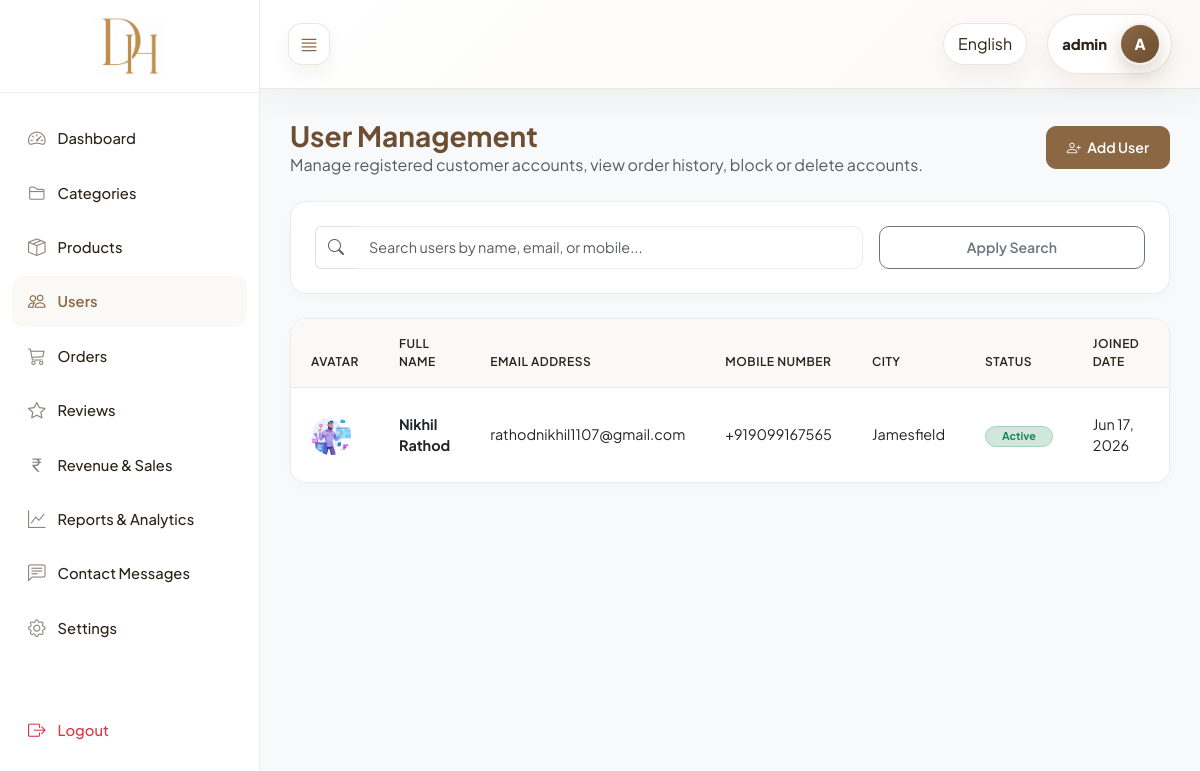
The app's page /custom-admin/users/ (signed in) with its own data.
### core/models.py (models this page shows, shortened)
class Registration(models.Model):
    fullname = models.CharField(max_length=150)
    email = models.EmailField(unique=True)
    mobile = models.CharField(max_length=15)
    password = models.CharField(max_length=128)
    address = models.TextField()
    city = models.CharField(max_length=100)
    state = models.CharField(max_length=100)
    pincode = models.CharField(max_length=10)
    profile_image = models.ImageField(upload_to="profile_images/", blank=True, null=True)
    is_blocked = models.BooleanField(default=False)
    created_at = models.DateTimeField(auto_now_add=True)
    class Meta:
        ordering = ["-created_at"]
        verbose_name = "Registration"
        verbose_name_plural = "Registrations"

### core/views_admin.py (the view)
# urls.py: path("custom-admin/users/", views_admin.admin_user_list, name="admin_user_list"),
@custom_admin_required
def admin_user_list(request):
    query = request.GET.get("q", "").strip()
    users_qs = Registration.objects.all().order_by("-created_at")
    if query:
        users_qs = users_qs.filter(Q(fullname__icontains=query) | Q(email__icontains=query) | Q(mobile__icontains=query))
    return render(request, "admin_panel/users/list.html", {"users": users_qs, "query": query})

### core/context_processors.py (called while the page is built)
def cart_count(request):
    registration_id = request.session.get("registration_id")
    if not registration_id:
        return {"cart_count": 0}
    quantities = Cart.objects.filter(user_id=registration_id).values_list(
        "quantity", flat=True
    )
    return {"cart_count": sum(quantities)}

def currency_context(request):
    currency = get_user_currency(request)
    return {
        "currency_code": currency["code"],
        "currency_symbol": currency["symbol"],
        "currency_rate": currency["rate"],
    }

### core/currency_utils.py (called while the page is built, shortened)
def get_currency_from_phone(mobile):
    if not mobile:
        return {"code": "INR", "symbol": "₹", "rate": 1.0}
    mobile = mobile.strip()
    if mobile.startswith("+91"):
        return {"code": "INR", "symbol": "₹", "rate": 1.0}
    elif mobile.startswith("+44"):
        return {"code": "GBP", "symbol": "£", "rate": 0.0094}
    elif mobile.startswith("+971"):
        return {"code": "AED", "symbol": "د.إ", "rate": 0.044}
    elif mobile.startswith("+61"):
        return {"code": "AUD", "symbol": "A$", "rate": 0.018}
    elif mobile.startswith("+64"):
        return {"code": "NZD", "symbol": "NZ$", "rate": 0.020}
    return {"code": "INR", "symbol": "₹", "rate": 1.0}

### core/views_admin.py (called while the page is built)
def custom_admin_required(view_func):
    @wraps(view_func)
    def wrapper(request, *args, **kwargs):
        if not request.session.get("is_admin_logged_in"):
            messages.error(request, _("Please login as admin to access this panel."))
            return redirect("core:admin_login")
        return view_func(request, *args, **kwargs)
    return wrapper

### templates/admin_panel/users/list.html (shortened to what this page needs)
{% extends "admin_panel/base.html" %}
{% load i18n %}
{% block active_users %}active{% endblock %}
{% block admin_content %}
<div class="d-flex flex-column flex-sm-row justify-content-between align-items-sm-center gap-3 mb-4">
    <div>
        <h1 class="h3 mb-0 fw-bold" style="color: var(--admin-primary-dark);">{% translate "User Management" %}</h1>
        <p class="text-muted mb-0">{% translate "Manage registered customer accounts, view order history, block or delete accounts." %}</p>
    </div>
    <div>
        <a href="{% url 'core:admin_user_add' %}" class="btn btn-admin btn-admin-primary">
            <i class="bi bi-person-plus me-1"></i> {% translate "Add User" %}
        </a>
    </div>
</div>
<div class="admin-card p-4 mb-4 bg-white">
    <form method="get" action="{% url 'core:admin_user_list' %}" class="row g-3">
        <div class="col-12 col-md-8">
            <div class="input-group">
                <span class="input-group-text bg-white border-end-0"><i class="bi bi-search text-muted"></i></span>
                <input type="text" class="form-control border-start-0 admin-form-control" name="q" value="{{ query }}" placeholder="{% translate 'Search users by name, email, or mobile...' %}">
            </div>
        </div>
        <div class="col-12 col-md-4 d-grid">
            <button type="submit" class="btn btn-outline-secondary btn-admin">{% translate "Apply Search" %}</button>
        </div>
    </form>
</div>
<div class="admin-table-container">
    <table class="table admin-table align-middle">
        <thead>
            <tr>
                <th style="width: 70px;">{% translate "Avatar" %}</th>
                <th>{% translate "Full Name" %}</th>
                <th>{% translate "Email Address" %}</th>
                <th>{% translate "Mobile Number" %}</th>
                <th>{% translate "City" %}</th>
                <th>{% translate "Status" %}</th>
                <th>{% translate "Joined Date" %}</th>
                <th style="width: 140px;" class="text-end">{% translate "Actions" %}</th>
            </tr>
        </thead>
        <tbody>
            {% for customer in users %}
            <tr>
                <td>
                    {% if customer.profile_image %}
                        <img src="{{ customer.profile_image.url }}" alt="{{ customer.fullname }}" class="rounded-circle" style="width: 40px; height: 40px; object-fit: cover;">
                    {% else %}
                        <div class="rounded-circle bg-light d-flex align-items-center justify-content-center text-muted fw-bold" style="width: 40px; height: 40px;">
                            {{ customer.fullname|slice:":1" }}
                        </div>
                    {% endif %}
                </td>
                <td><strong class="text-dark">{{ customer.fullname }}</strong></td>
                <td>{{ customer.email }}</td>
                <td>{{ customer.mobile }}</td>
                <td>{{ customer.city }}</td>
                <td>
                    {% if customer.is_blocked %}
                        <span class="badge bg-danger-subtle text-danger border border-danger-subtle rounded-pill px-3 py-1">{% translate "Blocked" %}</span>
                    {% else %}
                        <span class="badge bg-success-subtle text-success border border-success-subtle rounded-pill px-3 py-1">{% translate "Active" %}</span>
                    {% endif %}
                </td>
                <td>{{ customer.created_at|date:"M d, Y" }}</td>
                <td class="text-end">
                </td>
            </tr>
            {% empty %}
            <tr>
                <td colspan="8" class="text-center py-4 text-muted">{% translate "No customer accounts found matching your query." %}</td>
            </tr>
            {% endfor %}
        </tbody>
    </table>
</div>
{% endblock %}

### templates/admin_panel/base.html (style rules this page uses)
:root { --admin-primary: #8b6744; --admin-primary-dark: #6d4e31; --admin-primary-light: #fbf9f6; --admin-text-dark: #2c2318; --admin-text-muted: #8c857b; --admin-bg-light: #f8f9fa; --admin-border: #e9ecef; --admin-sidebar-width: 260px; --admin-sidebar-collapsed-width: 70px; --font-display: 'Plus Jakarta Sans', sans-serif; --font-body: 'Plus Jakarta Sans', sans-serif; }
body { font-family: var(--font-body); background-color: var(--admin-bg-light); color: var(--admin-text-dark); min-height: 100vh; overflow-x: hidden; }
.admin-card { background-color: #ffffff; border: 1px solid var(--admin-border); border-radius: 16px; box-shadow: 0 4px 12px rgba(44, 35, 24, 0.02); transition: all 0.25s ease; }
.admin-table-container { background: #ffffff; border: 1px solid var(--admin-border); border-radius: 16px; overflow: hidden; box-shadow: 0 4px 12px rgba(44, 35, 24, 0.02); }
.admin-table { margin-bottom: 0; font-size: 0.9rem; }
.admin-table th { background-color: #faf9f8; color: var(--admin-text-dark); font-weight: 600; text-transform: uppercase; font-size: 0.75rem; letter-spacing: 0.5px; padding: 16px 20px; border-bottom: 1px solid var(--admin-border); }
.admin-table td { padding: 16px 20px; vertical-align: middle; border-bottom: 1px solid var(--admin-border); }
.admin-table tr:last-child td { border-bottom: none; }
.admin-form-control { border-radius: 10px; border: 1.5px solid var(--admin-border); padding: 10px 14px; font-size: 0.9rem; transition: all 0.2s ease; }
.btn-admin { border-radius: 10px; padding: 10px 20px; font-weight: 600; font-size: 0.88rem; transition: background-color 0.2s ease, border-color 0.2s ease, color 0.2s ease, box-shadow 0.2s ease; }
.btn, .btn:hover, .btn:focus, .btn:active, .btn.active { opacity: 1; visibility: visible; }
.btn-admin-primary { --bs-btn-color: #ffffff; --bs-btn-bg: var(--admin-primary); --bs-btn-border-color: var(--admin-primary); --bs-btn-hover-color: #ffffff; --bs-btn-hover-bg: var(--admin-primary-dark); --bs-btn-hover-border-color: var(--admin-primary-dark); --bs-btn-focus-shadow-rgb: 139, 103, 68; --bs-btn-active-color: #ffffff; --bs-btn-active-bg: var(--admin-primary-dark); --bs-btn-active-border-color: var(--admin-primary-dark); background-color: var(--admin-primary); color: #ffffff; border: 1px solid var(--admin-primary); }

### records on screen
Registration: profile_image (picture), fullname "Nikhil Rathod", email "rathodnikhil1107@gmail.com", mobile "+919099167565", city "Jamesfield", created_at "Jun 17, 2026"

### other values on screen
{{ request.session.admin_username|default:"Admin" }} "admin"
